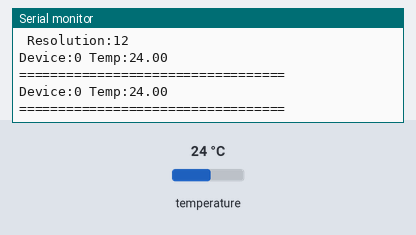
The program below on a simulated Arduino Mega 2560, built with avr-gcc and run on an emulated ATmega2560. Shown: the last lines printed to the serial monitor. The test bench sets the inputs (shaded band); at power-on: temperature 24 °C.

Above: at 6.3 s.
6.4 s: temperature set to 12 °C
At 8.8 s:
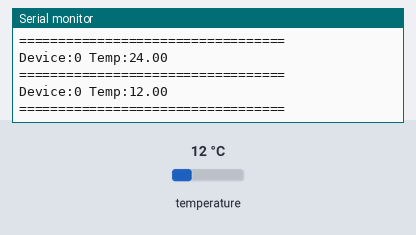
10.5 s: temperature set to 19 °C
At 12.5 s:
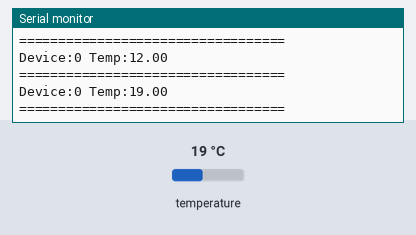
Timing chart, 0 to 14.0 s (numbered marks = the images above; inputs shaded):
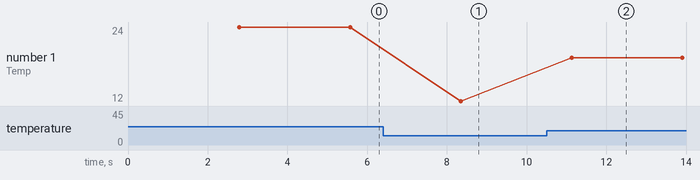

Measured:
- after the input at 6.4 s, the serial monitor: prints a new line after 2.0 s (image 1)
- after the input at 10.5 s, the serial monitor: prints a new line after 0.63 s (image 2)
- plotted number 1: 24 → 12 after the input at 6.4 s, 12 → 19 after the input at 10.5 s

The program:

main.cpp
```cpp
#include <Arduino.h>
#include <OneWire.h>
#include <DallasTemperature.h>


OneWire bus = OneWire(19);
DallasTemperature sensors(&bus);

void setup() {
  // put your setup code here, to run once:
  Serial.begin(115200);
  while (!Serial) {
    delay(10);
  }

  sensors.begin();
  sensors.getDeviceCount();
  Serial.print("Found:");
  Serial.println(sensors.getDeviceCount());


  for (int i = 0; i < sensors.getDeviceCount(); i++) {
    Serial.print("Device:");
    Serial.print(i);
    DeviceAddress addr;
    sensors.getAddress(addr, i);

    Serial.print(" Address:");
    char buf[30];
    sprintf(buf, "%02X:%02X:%02X:%02X:%02X:%02X:%02X:%02X", addr[0], addr[1], addr[2], addr[3], addr[4], addr[5], addr[6], addr[7]);
    Serial.println(buf);
    Serial.print(" Resolution:");
    Serial.println(sensors.getResolution(addr));
  }

}

void loop() {
  // put your main code here, to run repeatedly:
  sensors.requestTemperatures();
  delay(2000);
  for (int i = 0; i < sensors.getDeviceCount(); i++) {
    DeviceAddress addr;
    sensors.getAddress(addr, i);
    Serial.print("Device:");
    Serial.print(i);
    Serial.print(" Temp:");
    Serial.println(sensors.getTempC(addr));
  }
  Serial.println("==================================");
}
```
